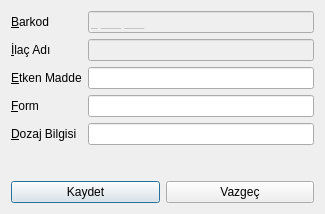
<?xml version="1.0" encoding="UTF-8"?>
<ui version="4.0">
 <class>ilacduzenle</class>
 <widget class="QDialog" name="ilacduzenle">
  <property name="geometry">
   <rect>
    <x>0</x>
    <y>0</y>
    <width>325</width>
    <height>214</height>
   </rect>
  </property>
  <property name="windowTitle">
   <string>Dialog</string>
  </property>
  <layout class="QGridLayout" name="gridLayout">
   <item row="0" column="0" colspan="2">
    <layout class="QFormLayout" name="formLayout">
     <item row="0" column="0">
      <widget class="QLabel" name="lblBarkod">
       <property name="text">
        <string>&amp;Barkod</string>
       </property>
       <property name="buddy">
        <cstring>leBarkod</cstring>
       </property>
      </widget>
     </item>
     <item row="0" column="1">
      <widget class="QLineEdit" name="leBarkod">
       <property name="enabled">
        <bool>false</bool>
       </property>
       <property name="inputMask">
        <string>0 000 000;_</string>
       </property>
      </widget>
     </item>
     <item row="1" column="0">
      <widget class="QLabel" name="lblAdi">
       <property name="text">
        <string>&amp;İlaç Adı</string>
       </property>
       <property name="buddy">
        <cstring>leAdi</cstring>
       </property>
      </widget>
     </item>
     <item row="1" column="1">
      <widget class="QLineEdit" name="leAdi">
       <property name="enabled">
        <bool>false</bool>
       </property>
      </widget>
     </item>
     <item row="2" column="0">
      <widget class="QLabel" name="lblEtkenMad">
       <property name="text">
        <string>&amp;Etken Madde</string>
       </property>
       <property name="buddy">
        <cstring>leEtkenMad</cstring>
       </property>
      </widget>
     </item>
     <item row="2" column="1">
      <widget class="QLineEdit" name="leEtkenMad">
       <property name="enabled">
        <bool>true</bool>
       </property>
      </widget>
     </item>
     <item row="3" column="0">
      <widget class="QLabel" name="lblForm">
       <property name="text">
        <string>&amp;Form</string>
       </property>
       <property name="buddy">
        <cstring>leForm</cstring>
       </property>
      </widget>
     </item>
     <item row="3" column="1">
      <widget class="QLineEdit" name="leForm">
       <property name="enabled">
        <bool>true</bool>
       </property>
      </widget>
     </item>
     <item row="4" column="0">
      <widget class="QLabel" name="lblDozaj">
       <property name="text">
        <string>&amp;Dozaj Bilgisi</string>
       </property>
       <property name="buddy">
        <cstring>leDozaj</cstring>
       </property>
      </widget>
     </item>
     <item row="4" column="1">
      <widget class="QLineEdit" name="leDozaj">
       <property name="enabled">
        <bool>true</bool>
       </property>
      </widget>
     </item>
    </layout>
   </item>
   <item row="1" column="0">
    <widget class="QPushButton" name="btnKaydet">
     <property name="text">
      <string>Kaydet</string>
     </property>
    </widget>
   </item>
   <item row="1" column="1">
    <widget class="QPushButton" name="btnVazgec">
     <property name="text">
      <string>Vazgeç</string>
     </property>
    </widget>
   </item>
  </layout>
 </widget>
 <resources/>
 <connections>
  <connection>
   <sender>btnVazgec</sender>
   <signal>clicked()</signal>
   <receiver>ilacduzenle</receiver>
   <slot>reject()</slot>
   <hints>
    <hint type="sourcelabel">
     <x>230</x>
     <y>261</y>
    </hint>
    <hint type="destinationlabel">
     <x>353</x>
     <y>255</y>
    </hint>
   </hints>
  </connection>
 </connections>
</ui>
